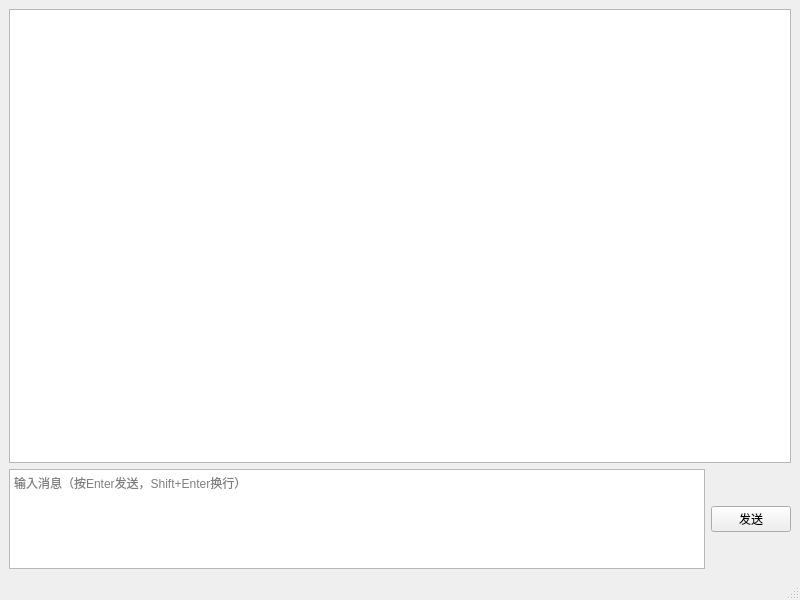
<?xml version="1.0" encoding="UTF-8"?>
<ui version="4.0">
 <class>ChatWindow</class>
 <widget class="QMainWindow" name="ChatWindow">
  <property name="geometry">
   <rect>
    <x>0</x>
    <y>0</y>
    <width>800</width>
    <height>600</height>
   </rect>
  </property>
  <property name="windowTitle">
   <string>聊天</string>
  </property>
  <widget class="QWidget" name="centralwidget">
   <layout class="QVBoxLayout" name="verticalLayout">
    <item>
     <widget class="QListWidget" name="chatList"/>
    </item>
    <item>
     <layout class="QHBoxLayout" name="horizontalLayout">
      <item>
       <widget class="QTextEdit" name="messageInput">
        <property name="maximumSize">
         <size>
          <width>16777215</width>
          <height>100</height>
         </size>
        </property>
        <property name="placeholderText">
         <string>输入消息（按Enter发送，Shift+Enter换行）</string>
        </property>
       </widget>
      </item>
      <item>
       <widget class="QPushButton" name="sendButton">
        <property name="minimumSize">
         <size>
          <width>80</width>
          <height>0</height>
         </size>
        </property>
        <property name="text">
         <string>发送</string>
        </property>
       </widget>
      </item>
     </layout>
    </item>
   </layout>
  </widget>
  <widget class="QMenuBar" name="menubar">
   <property name="geometry">
    <rect>
     <x>0</x>
     <y>0</y>
     <width>800</width>
     <height>22</height>
    </rect>
   </property>
  </widget>
  <widget class="QStatusBar" name="statusbar"/>
 </widget>
 <resources/>
 <connections/>
</ui>
